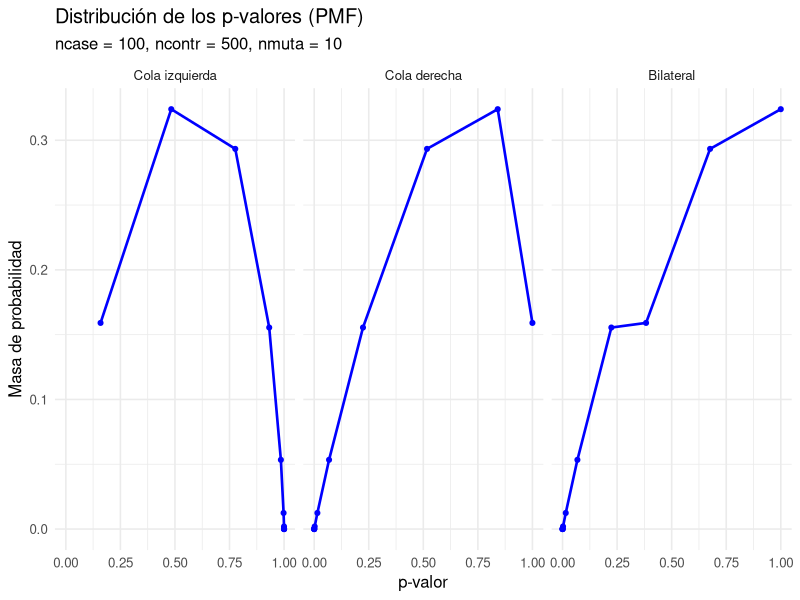
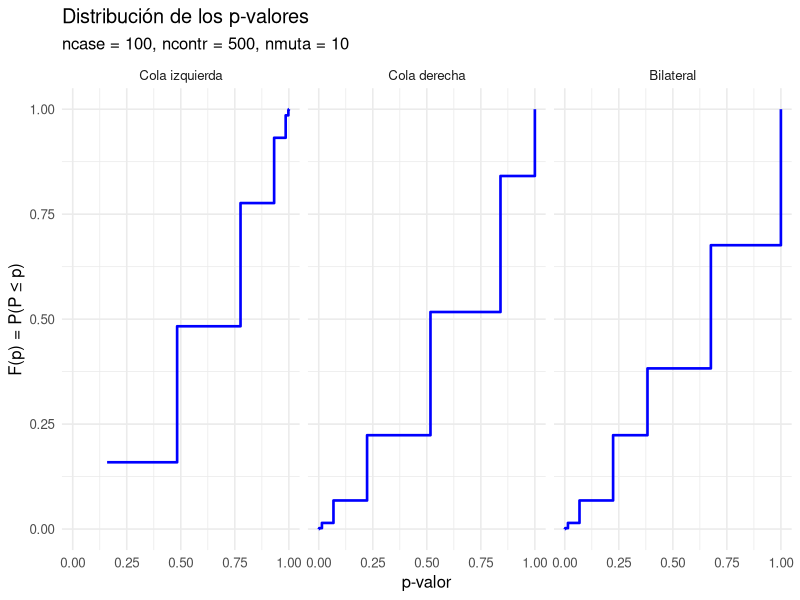
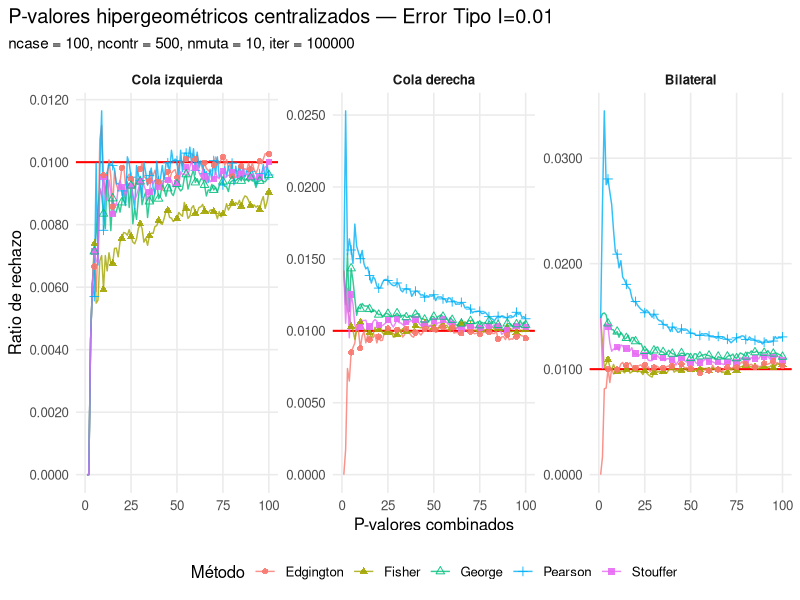
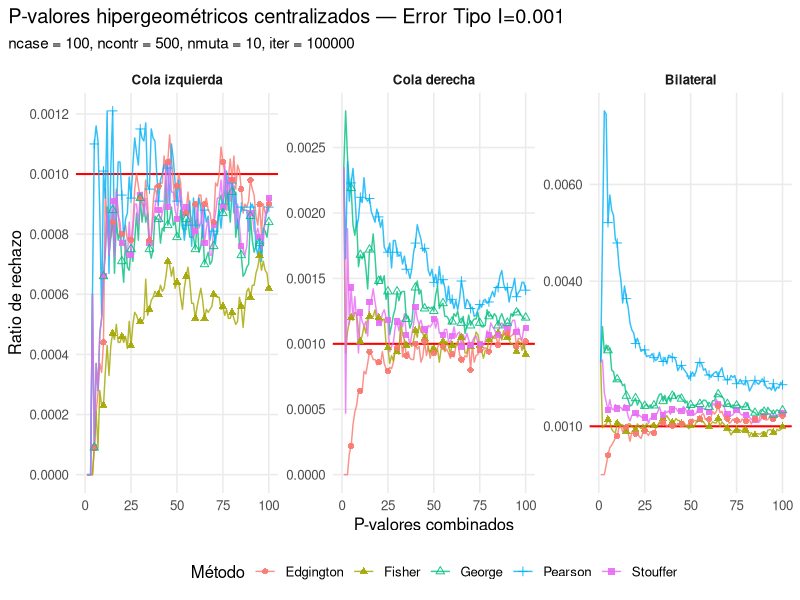
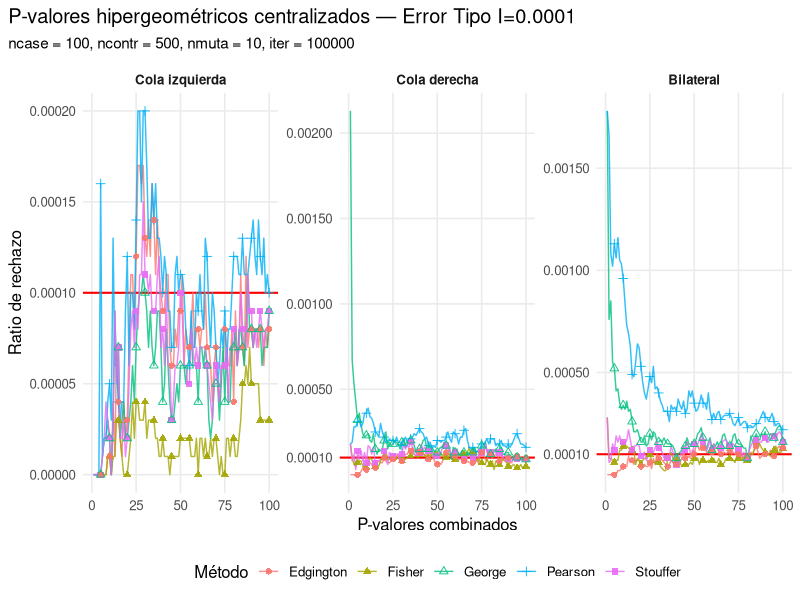

These charts were generated, in order, by the following R code:
#####calculadoras de distribuciones
## los x son los p-valores discretos asociados a cada obs
## cdf real de los p-valores (por ejemplo si son binom pues es la cdf de una binom bajo H0)

library(dplyr)
library(tidyr)
library(ggplot2)
library(scales)
library(patchwork)  # <— para combinar plots

fishercalc<-function(x, cdf){
  if(min(cdf)<0 || max(cdf)>1){ stop("invalid cumulative distribution function")}
  cdf<-sort(unique(cdf), decreasing = FALSE)
  if(max(cdf)<1){cdf<-c(cdf,1)}
  verify<-prod(x %in% cdf)
  if(verify==0){ stop("given p-values do not come from specified cumulative distribution function")}
  z<-rep(0,length(x))
  vals<-sort(unique(x), decreasing = FALSE) 
  m<-length(cdf)
  z[x==cdf[1]]<-2*(1-log(cdf[1]))
  for(i in 2:m){
    if(cdf[i]-cdf[i-1]>10^(-8)){z[x==cdf[i]]<-2*(1-(cdf[i]*log(cdf[i])- cdf[i-1]*log(cdf[i-1]))/(cdf[i]-cdf[i-1])) }
    else{z[x==cdf[i]]<--2*log((cdf[i]+cdf[i-1])/2)}
  }
  return(z) # Z grande de Fisher
}


edgingtoncalc<-function(x, cdf){
  if(min(cdf)<0 || max(cdf)>1){ stop("invalid cumulative distribution function")}
  cdf<-sort(unique(cdf), decreasing = FALSE)
  if(max(cdf)<1){cdf<-c(cdf,1)}
  verify<-prod(x %in% cdf)
  if(verify==0){ stop("given p-values do not come from specified cumulative distribution function")}
  z<-rep(0,length(x))
  vals<-sort(unique(x), decreasing = FALSE)
  m<-length(cdf)
  z[x==cdf[1]]<-cdf[1]/2
  for(i in 2:m){
    z[x==cdf[i]]<- (cdf[i]+cdf[i-1])/2
  }
  return(z)
}


pearsoncalc<-function(x, cdf){
  if(min(cdf)<0 || max(cdf)>1){ stop("invalid cumulative distribution function")}
  cdf<-sort(unique(cdf), decreasing = FALSE)
  if(max(cdf)<1){cdf<-c(cdf,1)}
  verify<-prod(x %in% cdf)
  if(verify==0){ stop("given p-values do not come from specified cumulative distribution function")}
  z<-rep(0,length(x))
  x[x==0]<-min(x[x>0]) 
  vals<-sort(unique(x), decreasing = FALSE)
  m<-length(cdf)
  z[x==cdf[1]]<- 2+2*log(1-cdf[1])*(1-cdf[1])/cdf[1]
  for(i in 2:(m-1)){
    if(cdf[i]-cdf[i-1]>10^(-8)){z[x==cdf[i]]<-2*(1+((1-cdf[i])*log(1-cdf[i])- (1-cdf[i-1])*log(1-cdf[i-1]))/(cdf[i]-cdf[i-1])) }
    else{z[x==cdf[i]]<--2*log(1-(cdf[i]+cdf[i-1])/2)}
  }
  z[x==cdf[m]]<-2*(1-( (1-cdf[m-1])*log(1-cdf[m-1]))/(1-cdf[m-1]))
  return(z)
}

#### Stouffer's method:  standard normal quantile of P
stouffercalc<-function(x, cdf){
  if(min(cdf)<0 || max(cdf)>1){ stop("invalid cumulative distribution function")}
  cdf<-sort(unique(cdf), decreasing = FALSE)
  if(max(cdf)<1){cdf<-c(cdf,1)}
  verify<-prod(x %in% cdf)
  if(verify==0){ stop("given p-values do not come from specified cumulative distribution function")}
  z<-rep(0,length(x))
  x[x==0]<-min(x[x>0])
  cdf<-cdf[cdf>0]
  vals<-sort(unique(x), decreasing = FALSE)
  m<-length(cdf)
  z[x==cdf[1]]<- (-exp(-qnorm(cdf[1])^2/2))/(cdf[1])
  for(i in 2:m){
    if(cdf[i]-cdf[i-1]>10^(-8)){z[x==cdf[i]]<-(-exp(-qnorm(cdf[i])^2/2)+exp(-qnorm(cdf[i-1])^2/2))/(cdf[i]-cdf[i-1]) }
    else{z[x==cdf[i]]<-pnorm((qnorm(cdf[i])+qnorm(cdf[i-1]))/2)}
  }
  return(z/sqrt(2*pi))
}

### Acá falta George que no se pone porque es (Pearson - Fisher)/2


##### varianzas
varfisher<-function(cdf){
  cdf<-sort(unique(cdf), decreasing = FALSE) 
  n<-length(cdf)-1
  c<-cdf*log(cdf)
  aux<-c(0,cdf[1:n]*log(cdf[1:n]))
  prob<-cdf-c(0,cdf[1:n])
  c<-c[prob>0]
  aux<-aux[prob>0]
  prob<-prob[prob>0]
  return(4*sum((c-aux)^2/prob))
}


varpearson<-function(cdf){
  cdf<-sort(unique(cdf), decreasing = FALSE) # Ensure the cdf is unique and sorted in increasing order
  cdf[cdf>1-10^(-10)]<-1-10^(-10)
  n<-length(cdf)-1
  c<-(1-cdf)*log(1-cdf)
  aux<-c(0,(1-cdf[1:n])*log(1-cdf[1:n]))
  prob<-cdf-c(0,cdf[1:n])
  c<-c[prob>0]
  aux<-aux[prob>0]
  prob<-prob[prob>0]
  return(4*sum((c-aux)^2/prob))
}


varedgington<-function(cdf){
  cdf<-sort(unique(cdf), decreasing = FALSE) # Ensure the cdf is unique and sorted in increasing order
  n<-length(cdf)-1
  aux<-c(0,cdf[1:n])
  prob<-cdf-aux
  return(sum(cdf*aux*prob/4))
}


varstouffer<-function(cdf){
  cdf<-sort(unique(cdf), decreasing = FALSE) # Ensure the cdf is unique and sorted in increasing order
  cdf<-cdf[cdf>10^(-80)]
  n<-length(cdf)-1
  aux<-c(0,cdf[1:n])
  prob<-cdf-aux
  return(sum(stouffercalc(cdf,cdf)^2*prob ))
}


vargeorge<-function(cdf){
  cdf<-sort(unique(cdf), decreasing = FALSE) # Ensure the cdf is unique and sorted in increasing order
  cdf[cdf>1-10^(-10)]<-1-10^(-10)
  cdf[cdf<10^(-10)]<-10^(-10)
  c<-cdf*log(cdf)
  c<-c(0,c)
  c[length(c)]<-0
  d<-(1-cdf)*log(1-cdf)
  d[length(d)]<-0
  d<-c(0,d)
  n<-length(cdf)-1
  aux<-c(0,cdf[1:n])
  prob<-cdf-aux
  aux2<-c[1:length(cdf)]+d[1:length(cdf)]
  aux3<-c[2:length(d)]+d[2:length(d)]
  aux2<-aux2[prob>0]
  aux3<-aux3[prob>0]
  prob<-prob[prob>0]
  return(sum((aux2-aux3)^2/prob)) 
}

# Hacemos una funcion que generaliza los cumsum dependiendo de si es izq, der o two

pvals_from_pmf <- function(pmf, side=c("left","right","two.sided")){
  side <- match.arg(side)
  if (side=="left")      return(cumsum(pmf))
  if (side=="right")     return(rev(cumsum(rev(pmf))))
  sapply(pmf, function(p) sum(pmf[pmf<=p]))  # two.sided
}

# Hacemos una funcion que calcula las tablas con ratios de rechazo para alpha y lado generalizados
tabla_rechazos_todos <- function(alpha,
                                 lado   = c("left","right","two.sided"),
                                 support, pmf,
                                 n_comb = 100, iter = 100000,
                                 sampler = NULL, verbose = TRUE){
  
  lado <- match.arg(lado)
  stopifnot(length(support)==length(pmf), abs(sum(pmf)-1) < 1e-8)
  
  if (is.null(sampler)) {
    sampler <- function(n) sample(support, size = n, replace = TRUE, prob = pmf)
  }
  
  # p-valores discretos según el lado
  pv <- pvals_from_pmf(pmf, lado)
  
  # Mapas z_i por método (vector del tamaño de 'support')
  zmap <- list(
    Fisher    = fishercalc(pv, pv),
    Pearson   = pearsoncalc(pv, pv),
    Stouffer  = stouffercalc(pv, pv),
    Edgington = edgingtoncalc(pv, pv),
    George    = (pearsoncalc(pv, pv) - fishercalc(pv, pv))/2
  )
  
  # Varianzas de las distribuciones aproximadas por metodo
  vars <- list(
    Fisher    = varfisher(sort(pv)),
    Pearson   = varpearson(sort(pv)),
    Stouffer  = varstouffer(sort(pv)),
    Edgington = varedgington(sort(pv)),
    George    = vargeorge(sort(pv))
  )
  
  methods <- c("Fisher","Pearson","Stouffer","Edgington","George")
  
  # Matrices empíricas para cada método
  emp <- lapply(methods, function(.m) matrix(0, nrow = n_comb, ncol = iter))
  names(emp) <- methods
  
  # Simulación
  for (w in seq_len(iter)){
    X   <- sampler(n_comb)
    idx <- match(X, support) # Generaliza el X+1-Support[1] para dist en general (debiese ser similar a esto para la hipergeom centralizada)
    if (anyNA(idx)) stop("El sampler generó valores fuera de 'support'.")
    for (.m in methods){
      emp[[.m]][, w] <- cumsum(zmap[[.m]][idx])
    }
    if (verbose && (w %% 100 == 0)) message("iter = ", w)
  }
  
  # Cuantiles críticos por método (los que se comparan con casa est de prueba)
  i <- 1:n_comb
  crit <- list(
    Fisher    = qgamma(1 - alpha, shape = 4*i/vars$Fisher,    scale = vars$Fisher/2),   # >
    Pearson   = qgamma(alpha,     shape = 4*i/vars$Pearson,   scale = vars$Pearson/2),  # <
    Stouffer  = qnorm(alpha, mean = 0,     sd = sqrt(i*vars$Stouffer)),                 # <
    Edgington = qnorm(alpha, mean = i/2,   sd = sqrt(i*vars$Edgington)),                # <
    George    = qnorm(alpha, mean = 0,     sd = sqrt(i*vars$George))                    # <
  )
  
  # Proporciones de rechazo por método (los que van en la tabla final)
  out <- data.frame(
    i         = i,
    Fisher    = rowMeans(emp$Fisher    > crit$Fisher),
    Pearson   = rowMeans(emp$Pearson   < crit$Pearson),
    Stouffer  = rowMeans(emp$Stouffer  < crit$Stouffer),
    Edgington = rowMeans(emp$Edgington < crit$Edgington),
    George    = rowMeans(emp$George    < crit$George)
  )
  out$alpha <- alpha
  out$lado  <- lado
  out
}

# Plots de las distribuciones de los p-vals que se usan en los metodos (pmf y cdf)

# Aca se calculan la pmf y cdf

build_pval_distributions <- function(support, pmf, digits = 12) {
  stopifnot(length(support) == length(pmf))
  stopifnot(abs(sum(pmf) - 1) < 1e-8)
  
  pv_left  <- pvals_from_pmf(pmf, "left")
  pv_right <- pvals_from_pmf(pmf, "right")
  pv_two   <- pvals_from_pmf(pmf, "two.sided")
  
  agg <- function(pv, pmf, tail_label) {
    tibble(p = round(pv, digits), prob = pmf) |>
      group_by(p) |>
      summarize(prob = sum(prob), .groups = "drop") |>
      arrange(p) |>
      mutate(tail = tail_label,
             cdf  = cumsum(prob))
  }
  
  out <- bind_rows(
    agg(pv_left,  pmf, "left"),
    agg(pv_right, pmf, "right"),
    agg(pv_two,   pmf, "two.sided")
  )
  
  out |> mutate(
    tail = factor(
      tail,
      levels = c("left","right","two.sided"),
      labels = c("Cola izquierda","Cola derecha","Bilateral")
    )
  )
}

.make_subtitle <- function(vars) {
  if (is.null(vars)) return(NULL)
  if (!is.list(vars)) vars <- as.list(vars)
  if (is.null(names(vars)) || any(names(vars) == "")) {
    stop("`subtitle_vars` debe ser una lista nombrada, p.ej. list(ncase=1000, ncontr=4000, nmuta=100)")
  }
  fmt_val <- function(x) if (is.numeric(x)) format(x, trim=TRUE, scientific=FALSE, digits=6) else as.character(x)
  vals <- vapply(vars, fmt_val, character(1))
  paste(sprintf("%s = %s", names(vars), vals), collapse = ", ")
}

# Plots en azul + subtítulo + orden Cola izq -> Cola der -> Bilateral
plot_pval_pmf <- function(dist_df, title = "Distribución de los p-valores (PMF)",
                          subtitle_vars = NULL, show_points = TRUE) {
  subtitle <- .make_subtitle(subtitle_vars)
  
  ggplot(dist_df, aes(x = p, y = prob, group = tail)) +
    geom_line(linewidth = 0.9, color = "blue") +
    { if (show_points) geom_point(size = 1.4, color = "blue") } +
    facet_wrap(~ tail, nrow = 1) +
    scale_x_continuous(limits = c(0, 1), breaks = seq(0, 1, by = 0.25)) +
    labs(x = "p-valor", y = "Masa de probabilidad",
         title = title, subtitle = subtitle) +
    theme_minimal(base_size = 12)
}

plot_pval_cdf <- function(dist_df, title = "Distribución de los p-valores (CDF)",
                          subtitle_vars = NULL, show_points = FALSE) {
  subtitle <- .make_subtitle(subtitle_vars)
  
  ggplot(dist_df, aes(x = p, y = cdf, group = tail)) +
    geom_step(linewidth = 0.9, color = "blue") +
    { if (show_points) geom_point(size = 1.2, color = "blue") } +
    facet_wrap(~ tail, nrow = 1) +
    scale_x_continuous(limits = c(0, 1), breaks = seq(0, 1, by = 0.25)) +
    scale_y_continuous(limits = c(0, 1), breaks = seq(0, 1, by = 0.25)) +
    labs(x = "p-valor", y = "F(p) = P(P ≤ p)",
         title = title, subtitle = subtitle) +
    theme_minimal(base_size = 12)
}

.shape_map <- c(Edgington=16, Fisher=17, George=24, Pearson=3, Stouffer=15)

.make_subtitle <- function(vars){
  if (is.null(vars)) return(NULL)
  if (!is.list(vars) || is.null(names(vars)) || any(names(vars)==""))
    stop("subtitle_vars debe ser lista NOMBRADA, p.ej. list(ncase=..., ncontr=..., nmuta=..., iter=...)")
  fmt <- function(x) if (is.numeric(x)) format(x, trim=TRUE, scientific=FALSE, digits=6) else as.character(x)
  paste(sprintf("%s = %s", names(vars), vapply(vars, fmt, character(1))), collapse = ", ")
}

# Esta función elimina breaks automáticos que estén "encimados" con alpha
.get_smart_breaks <- function(limits, alpha) {
  # Generamos breaks bonitos (pedimos 5 para tener buena referencia)
  br <- scales::pretty_breaks(n = 5)(limits)
  
  # Calculamos la distancia mínima aceptable (15% del rango del panel)
  # Esto evita que los números se toquen visualmente
  range_size <- diff(limits)
  tolerance <- range_size * 0.15
  
  # Filtramos: quitamos los breaks que están demasiado cerca de alpha
  br <- br[abs(br - alpha) > tolerance]
  
  # Retornamos los breaks limpios incluyendo siempre el alpha
  sort(unique(c(br, alpha)))
}

plot_ratios_grid <- function(df_left, df_right, df_two,
                             alpha,
                             subtitle_vars = NULL,
                             title = NULL,
                             x_max = 100,
                             point_every = 5,
                             y_decimals = NULL){
  
  df_all <- dplyr::bind_rows(
    df_left  |> mutate(lado_label = "Cola izquierda"),
    df_right |> mutate(lado_label = "Cola derecha"),
    df_two   |> mutate(lado_label = "Bilateral")
  ) |>
    mutate(lado_label = factor(lado_label, levels = c("Cola izquierda", "Cola derecha", "Bilateral"))) |>
    tidyr::pivot_longer(cols = any_of(c("Fisher", "Pearson", "Stouffer", "Edgington", "George")),
                        names_to = "Metodo", values_to = "ratio")
  
  pts_all <- df_all |> dplyr::filter(i %% point_every == 0)
  
  # Si no se pasan decimales, calculamos cuántos ceros tiene alpha para no perder precisión
  if(is.null(y_decimals)) {
    # Si alpha es muy pequeño (p.ej 0.0001), necesitamos al menos 4 o 5 decimales.
    # Usamos format.info para detectar la precisión necesaria.
    precision <- max(4, -floor(log10(alpha)) + 1) 
  } else {
    precision <- y_decimals
  }
  
  # Usamos una función que decide entre formato fijo o científico según el valor
  label_fn <- function(x) {
    # Si el valor es muy pequeño pero no es cero, usamos formato 'g' o 'f' con precisión
    scales::label_number(accuracy = 10^-precision, decimal.mark = ".")(x)
  }
  
  # Construcción del gráfico
  p <- ggplot(df_all, aes(x = i, y = ratio, color = Metodo, shape = Metodo)) +
    geom_hline(yintercept = alpha, color = "red", linewidth = 0.7) +
    geom_line(linewidth = 0.5, alpha = 0.8) +
    geom_point(data = pts_all, size = 1.8, alpha = 0.9) +
    
    facet_wrap(~ lado_label, nrow = 1, scales = "free_y") +
    
    # Eje Y optimizado
    scale_y_continuous(
      breaks = function(limits) .get_smart_breaks(limits, alpha),
      labels = label_fn
    ) +
    
    scale_shape_manual(values = .shape_map, name = "Método") +
    scale_color_discrete(name = "Método") +
    scale_x_continuous(limits = c(0, x_max),
                       breaks = seq(0, x_max, length.out = 5),
                       labels = scales::label_number(accuracy = 1)) +
    
    labs(
      title    = if (is.null(title)) sprintf("P-valores hipergeométricos centralizados — Error Tipo I=%g", alpha) else title,
      subtitle = .make_subtitle(subtitle_vars),
      x = "P-valores combinados",
      y = "Ratio de rechazo"
    ) +
    
    theme_minimal(base_size = 12) +
    theme(legend.position = "bottom",
          plot.title.position = "plot",
          strip.text = element_text(face = "bold"),
          panel.grid.minor = element_blank(), 
          plot.subtitle = element_text(size = 11, margin = margin(b = 10)))
  
  return(p)
}

#### Ejemplo hipergeometrica

# Recordar que esta distribucion tiene los parametros NCHYG(ncase,ncontr,nmuta,w)
# w=1 (en un principio veremos la centralizada)

ncase <- 100;
ncontr <- 500;
nmuta <- 10
support <- max(0, ncase+nmuta-(ncase+ncontr)):min(ncase, nmuta)
pmf <- dhyper(support, nmuta, ncase+ncontr-nmuta, ncase) #f.d.p
# Esta dhyper asume el w=1, pues es la hipergeometrica centralizada

iter<-100000
n_comb<-100 # Cantidad de p-vals que se combinaran (se generaliza el 100)


# Creamos las obs aleatorias con dist hiper como en el ejemplo particular
sampler_hyg <- function(n) rhyper(n, nmuta, ncase+ncontr-nmuta, ncase)
set.seed(999)
pvcontccl0001 <- tabla_rechazos_todos(
  alpha   = 0.0001,
  lado    = "left",
  support = support,
  pmf     = pmf,
  n_comb  = n_comb,
  iter    = iter,
  sampler = sampler_hyg,
  verbose = TRUE
)
pvcontccl001 <- tabla_rechazos_todos(
  alpha   = 0.001,
  lado    = "left",
  support = support,
  pmf     = pmf,
  n_comb  = n_comb,
  iter    = iter,
  sampler = sampler_hyg,
  verbose = TRUE
)
pvcontccl01 <- tabla_rechazos_todos(
  alpha   = 0.01,
  lado    = "left",
  support = support,
  pmf     = pmf,
  n_comb  = n_comb,
  iter    = iter,
  sampler = sampler_hyg,
  verbose = TRUE
)
pvcontccr0001 <- tabla_rechazos_todos(
  alpha   = 0.0001,
  lado    = "right",
  support = support,
  pmf     = pmf,
  n_comb  = n_comb,
  iter    = iter,
  sampler = sampler_hyg,
  verbose = TRUE
)
pvcontccr001 <- tabla_rechazos_todos(
  alpha   = 0.001,
  lado    = "right",
  support = support,
  pmf     = pmf,
  n_comb  = n_comb,
  iter    = iter,
  sampler = sampler_hyg,
  verbose = TRUE
)
pvcontccr01 <- tabla_rechazos_todos(
  alpha   = 0.01,
  lado    = "right",
  support = support,
  pmf     = pmf,
  n_comb  = n_comb,
  iter    = iter,
  sampler = sampler_hyg,
  verbose = TRUE
)
pvcontcct0001 <- tabla_rechazos_todos(
  alpha   = 0.0001,
  lado    = "two.sided",
  support = support,
  pmf     = pmf,
  n_comb  = n_comb,
  iter    = iter,
  sampler = sampler_hyg,
  verbose = TRUE
)
pvcontcct001 <- tabla_rechazos_todos(
  alpha   = 0.001,
  lado    = "two.sided",
  support = support,
  pmf     = pmf,
  n_comb  = n_comb,
  iter    = iter,
  sampler = sampler_hyg,
  verbose = TRUE
)
pvcontcct01 <- tabla_rechazos_todos(
  alpha   = 0.01,
  lado    = "two.sided",
  support = support,
  pmf     = pmf,
  n_comb  = n_comb,
  iter    = iter,
  sampler = sampler_hyg,
  verbose = TRUE
)

# Una pregunta natural es el pensar porque los errores tipo I estimados para cada una de las metodologias se calculan así:
# La respuesta es que sabemos que el error tipo I es la prob de rechazar H0 dado de que es V
# En este caso estamos contando los rechazos comparando con los cuantiles de las dist continuas approx
# Bajo los supuestos de H0 a la hora de construir los valores observados
# Es decir, rechazamos dado que H0 es V xd, literal la def de error tipo I
# La cuestion es que acá al igual que en el caso de potencia el contraste de hip es claramente:
# H0: \psi = 1  v/s  H1: \psi\neq 1 (< o > respectivamente)

# Lo que pasa es que para el mundo del control de error tipo I todo se hace combinando p-valores HG centralizados
# Porque se asume H0 es V

# Y es obvio que queremos que las estimaciones esten cerca del nivel nominal, así el test
# se aproxima mejor a lo que queremos a nivel de rechazos

###################################################################################

# Construir tablas de p-valores para izq, der y bilateral

dist_df <- build_pval_distributions(support, pmf, digits = 12)

subt <- list(ncase = ncase, ncontr = ncontr, nmuta = nmuta)

p_pmf <- plot_pval_pmf(dist_df,
                       title = "Distribución de los p-valores (PMF)",
                       subtitle_vars = subt)

p_cdf <- plot_pval_cdf(dist_df,
                       title = "Distribución de los p-valores",
                       subtitle_vars = subt)

print(p_pmf)
print(p_cdf)

# Construir los 3 graficos de ratios de rechazo

subt <- list(ncase = ncase, ncontr = ncontr, nmuta = nmuta, iter = iter)

# Todos los graficos alpha = 0.01
p_01 <- plot_ratios_grid(
  df_left  = pvcontccl01,   
  df_right = pvcontccr01,
  df_two   = pvcontcct01,
  alpha    = 0.01,
  subtitle_vars = subt
)
print(p_01)

# Todos los graficos alpha = 0.001
p_001 <- plot_ratios_grid(
  df_left  = pvcontccl001,   
  df_right = pvcontccr001,
  df_two   = pvcontcct001,
  alpha    = 0.001,
  subtitle_vars = subt
)
print(p_001)

# Todos los graficos alpha = 0.0001
p_0001 <- plot_ratios_grid(
  df_left  = pvcontccl0001,   
  df_right = pvcontccr0001,
  df_two   = pvcontcct0001,
  alpha    = 0.0001,
  subtitle_vars = subt
)
print(p_0001)


###################################################################################
